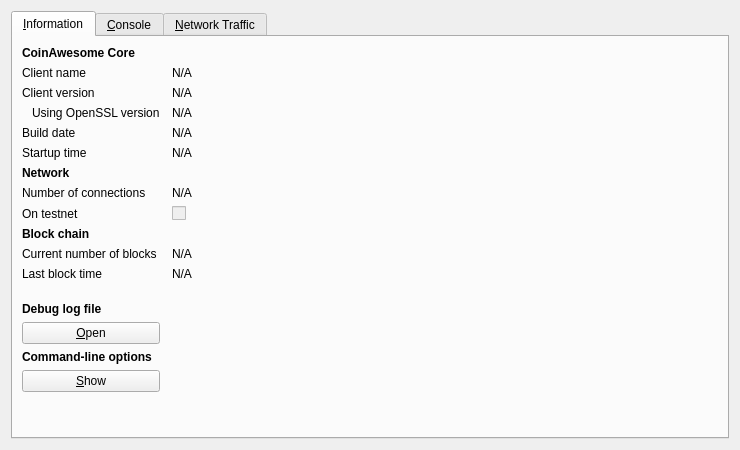
<?xml version="1.0" encoding="UTF-8"?>
<ui version="4.0">
 <class>RPCConsole</class>
 <widget class="QDialog" name="RPCConsole">
  <property name="geometry">
   <rect>
    <x>0</x>
    <y>0</y>
    <width>740</width>
    <height>450</height>
   </rect>
  </property>
  <property name="windowTitle">
   <string>CoinAwesome - Debug window</string>
  </property>
  <layout class="QVBoxLayout" name="verticalLayout_2">
   <item>
    <widget class="QTabWidget" name="tabWidget">
     <property name="currentIndex">
      <number>0</number>
     </property>
     <widget class="QWidget" name="tab_info">
      <attribute name="title">
       <string>&amp;Information</string>
      </attribute>
      <layout class="QGridLayout" name="gridLayout" columnstretch="0,1">
       <property name="horizontalSpacing">
        <number>12</number>
       </property>
       <item row="0" column="0">
        <widget class="QLabel" name="label_9">
         <property name="font">
          <font>
           <weight>75</weight>
           <bold>true</bold>
          </font>
         </property>
         <property name="text">
          <string>CoinAwesome Core</string>
         </property>
        </widget>
       </item>
       <item row="1" column="0">
        <widget class="QLabel" name="label_5">
         <property name="text">
          <string>Client name</string>
         </property>
        </widget>
       </item>
       <item row="1" column="1">
        <widget class="QLabel" name="clientName">
         <property name="cursor">
          <cursorShape>IBeamCursor</cursorShape>
         </property>
         <property name="text">
          <string>N/A</string>
         </property>
         <property name="textFormat">
          <enum>Qt::PlainText</enum>
         </property>
         <property name="textInteractionFlags">
          <set>Qt::LinksAccessibleByMouse|Qt::TextSelectableByKeyboard|Qt::TextSelectableByMouse</set>
         </property>
        </widget>
       </item>
       <item row="2" column="0">
        <widget class="QLabel" name="label_6">
         <property name="text">
          <string>Client version</string>
         </property>
        </widget>
       </item>
       <item row="2" column="1">
        <widget class="QLabel" name="clientVersion">
         <property name="cursor">
          <cursorShape>IBeamCursor</cursorShape>
         </property>
         <property name="text">
          <string>N/A</string>
         </property>
         <property name="textFormat">
          <enum>Qt::PlainText</enum>
         </property>
         <property name="textInteractionFlags">
          <set>Qt::LinksAccessibleByMouse|Qt::TextSelectableByKeyboard|Qt::TextSelectableByMouse</set>
         </property>
        </widget>
       </item>
       <item row="3" column="0">
        <widget class="QLabel" name="label_14">
         <property name="text">
          <string>Using OpenSSL version</string>
         </property>
         <property name="indent">
          <number>10</number>
         </property>
        </widget>
       </item>
       <item row="3" column="1">
        <widget class="QLabel" name="openSSLVersion">
         <property name="cursor">
          <cursorShape>IBeamCursor</cursorShape>
         </property>
         <property name="text">
          <string>N/A</string>
         </property>
         <property name="textFormat">
          <enum>Qt::PlainText</enum>
         </property>
         <property name="textInteractionFlags">
          <set>Qt::LinksAccessibleByMouse|Qt::TextSelectableByKeyboard|Qt::TextSelectableByMouse</set>
         </property>
        </widget>
       </item>
       <item row="4" column="0">
        <widget class="QLabel" name="label_12">
         <property name="text">
          <string>Build date</string>
         </property>
        </widget>
       </item>
       <item row="4" column="1">
        <widget class="QLabel" name="buildDate">
         <property name="cursor">
          <cursorShape>IBeamCursor</cursorShape>
         </property>
         <property name="text">
          <string>N/A</string>
         </property>
         <property name="textFormat">
          <enum>Qt::PlainText</enum>
         </property>
         <property name="textInteractionFlags">
          <set>Qt::LinksAccessibleByMouse|Qt::TextSelectableByKeyboard|Qt::TextSelectableByMouse</set>
         </property>
        </widget>
       </item>
       <item row="5" column="0">
        <widget class="QLabel" name="label_13">
         <property name="text">
          <string>Startup time</string>
         </property>
        </widget>
       </item>
       <item row="5" column="1">
        <widget class="QLabel" name="startupTime">
         <property name="cursor">
          <cursorShape>IBeamCursor</cursorShape>
         </property>
         <property name="text">
          <string>N/A</string>
         </property>
         <property name="textFormat">
          <enum>Qt::PlainText</enum>
         </property>
         <property name="textInteractionFlags">
          <set>Qt::LinksAccessibleByMouse|Qt::TextSelectableByKeyboard|Qt::TextSelectableByMouse</set>
         </property>
        </widget>
       </item>
       <item row="6" column="0">
        <widget class="QLabel" name="label_11">
         <property name="font">
          <font>
           <weight>75</weight>
           <bold>true</bold>
          </font>
         </property>
         <property name="text">
          <string>Network</string>
         </property>
        </widget>
       </item>
       <item row="7" column="0">
        <widget class="QLabel" name="label_7">
         <property name="text">
          <string>Number of connections</string>
         </property>
        </widget>
       </item>
       <item row="7" column="1">
        <widget class="QLabel" name="numberOfConnections">
         <property name="cursor">
          <cursorShape>IBeamCursor</cursorShape>
         </property>
         <property name="text">
          <string>N/A</string>
         </property>
         <property name="textFormat">
          <enum>Qt::PlainText</enum>
         </property>
         <property name="textInteractionFlags">
          <set>Qt::LinksAccessibleByMouse|Qt::TextSelectableByKeyboard|Qt::TextSelectableByMouse</set>
         </property>
        </widget>
       </item>
       <item row="8" column="0">
        <widget class="QLabel" name="label_8">
         <property name="text">
          <string>On testnet</string>
         </property>
        </widget>
       </item>
       <item row="8" column="1">
        <widget class="QCheckBox" name="isTestNet">
         <property name="enabled">
          <bool>false</bool>
         </property>
         <property name="text">
          <string/>
         </property>
        </widget>
       </item>
       <item row="9" column="0">
        <widget class="QLabel" name="label_10">
         <property name="font">
          <font>
           <weight>75</weight>
           <bold>true</bold>
          </font>
         </property>
         <property name="text">
          <string>Block chain</string>
         </property>
        </widget>
       </item>
       <item row="10" column="0">
        <widget class="QLabel" name="label_3">
         <property name="text">
          <string>Current number of blocks</string>
         </property>
        </widget>
       </item>
       <item row="10" column="1">
        <widget class="QLabel" name="numberOfBlocks">
         <property name="cursor">
          <cursorShape>IBeamCursor</cursorShape>
         </property>
         <property name="text">
          <string>N/A</string>
         </property>
         <property name="textFormat">
          <enum>Qt::PlainText</enum>
         </property>
         <property name="textInteractionFlags">
          <set>Qt::LinksAccessibleByMouse|Qt::TextSelectableByKeyboard|Qt::TextSelectableByMouse</set>
         </property>
        </widget>
       </item>
       <item row="11" column="0">
        <widget class="QLabel" name="label_2">
         <property name="text">
          <string>Last block time</string>
         </property>
        </widget>
       </item>
       <item row="11" column="1">
        <widget class="QLabel" name="lastBlockTime">
         <property name="cursor">
          <cursorShape>IBeamCursor</cursorShape>
         </property>
         <property name="text">
          <string>N/A</string>
         </property>
         <property name="textFormat">
          <enum>Qt::PlainText</enum>
         </property>
         <property name="textInteractionFlags">
          <set>Qt::LinksAccessibleByMouse|Qt::TextSelectableByKeyboard|Qt::TextSelectableByMouse</set>
         </property>
        </widget>
       </item>
       <item row="12" column="0">
        <spacer name="verticalSpacer_2">
         <property name="orientation">
          <enum>Qt::Vertical</enum>
         </property>
         <property name="sizeHint" stdset="0">
          <size>
           <width>20</width>
           <height>20</height>
          </size>
         </property>
        </spacer>
       </item>
       <item row="13" column="0">
        <widget class="QLabel" name="labelDebugLogfile">
         <property name="font">
          <font>
           <weight>75</weight>
           <bold>true</bold>
          </font>
         </property>
         <property name="text">
          <string>Debug log file</string>
         </property>
        </widget>
       </item>
       <item row="14" column="0">
        <widget class="QPushButton" name="openDebugLogfileButton">
         <property name="toolTip">
          <string>Open the CoinAwesome debug log file from the current data directory. This can take a few seconds for large log files.</string>
         </property>
         <property name="text">
          <string>&amp;Open</string>
         </property>
         <property name="autoDefault">
          <bool>false</bool>
         </property>
        </widget>
       </item>
       <item row="15" column="0">
        <widget class="QLabel" name="labelCLOptions">
         <property name="font">
          <font>
           <weight>75</weight>
           <bold>true</bold>
          </font>
         </property>
         <property name="text">
          <string>Command-line options</string>
         </property>
        </widget>
       </item>
       <item row="16" column="0">
        <widget class="QPushButton" name="showCLOptionsButton">
         <property name="toolTip">
          <string>Show the CoinAwesome-Qt help message to get a list with possible CoinAwesome command-line options.</string>
         </property>
         <property name="text">
          <string>&amp;Show</string>
         </property>
         <property name="autoDefault">
          <bool>false</bool>
         </property>
        </widget>
       </item>
       <item row="17" column="0">
        <spacer name="verticalSpacer">
         <property name="orientation">
          <enum>Qt::Vertical</enum>
         </property>
         <property name="sizeHint" stdset="0">
          <size>
           <width>20</width>
           <height>40</height>
          </size>
         </property>
        </spacer>
       </item>
      </layout>
     </widget>
     <widget class="QWidget" name="tab_console">
      <attribute name="title">
       <string>&amp;Console</string>
      </attribute>
      <layout class="QVBoxLayout" name="verticalLayout_3">
       <property name="spacing">
        <number>3</number>
       </property>
       <item>
        <widget class="QTextEdit" name="messagesWidget">
         <property name="minimumSize">
          <size>
           <width>0</width>
           <height>100</height>
          </size>
         </property>
         <property name="readOnly">
          <bool>true</bool>
         </property>
         <property name="tabKeyNavigation" stdset="0">
          <bool>false</bool>
         </property>
         <property name="columnCount" stdset="0">
          <number>2</number>
         </property>
        </widget>
       </item>
       <item>
        <layout class="QHBoxLayout" name="horizontalLayout">
         <property name="spacing">
          <number>3</number>
         </property>
         <item>
          <widget class="QLabel" name="label">
           <property name="text">
            <string notr="true">&gt;</string>
           </property>
          </widget>
         </item>
         <item>
          <widget class="QLineEdit" name="lineEdit"/>
         </item>
         <item>
          <widget class="QPushButton" name="clearButton">
           <property name="maximumSize">
            <size>
             <width>24</width>
             <height>24</height>
            </size>
           </property>
           <property name="toolTip">
            <string>Clear console</string>
           </property>
           <property name="text">
            <string/>
           </property>
           <property name="icon">
            <iconset resource="../bitcoin.qrc">
             <normaloff>:/icons/remove</normaloff>:/icons/remove</iconset>
           </property>
           <property name="shortcut">
            <string notr="true">Ctrl+L</string>
           </property>
           <property name="autoDefault">
            <bool>false</bool>
           </property>
          </widget>
         </item>
        </layout>
       </item>
      </layout>
     </widget>
     <widget class="QWidget" name="tab">
      <attribute name="title">
       <string>&amp;Network Traffic</string>
      </attribute>
      <layout class="QHBoxLayout" name="horizontalLayout_3">
       <item>
        <layout class="QVBoxLayout" name="verticalLayout_4">
         <item>
          <widget class="TrafficGraphWidget" name="trafficGraph" native="true">
           <property name="sizePolicy">
            <sizepolicy hsizetype="Expanding" vsizetype="Expanding">
             <horstretch>0</horstretch>
             <verstretch>0</verstretch>
            </sizepolicy>
           </property>
          </widget>
         </item>
         <item>
          <layout class="QHBoxLayout" name="horizontalLayout_2">
           <item>
            <widget class="QSlider" name="sldGraphRange">
             <property name="minimum">
              <number>1</number>
             </property>
             <property name="maximum">
              <number>288</number>
             </property>
             <property name="pageStep">
              <number>12</number>
             </property>
             <property name="value">
              <number>6</number>
             </property>
             <property name="orientation">
              <enum>Qt::Horizontal</enum>
             </property>
            </widget>
           </item>
           <item>
            <widget class="QLabel" name="lblGraphRange">
             <property name="minimumSize">
              <size>
               <width>100</width>
               <height>0</height>
              </size>
             </property>
             <property name="alignment">
              <set>Qt::AlignCenter</set>
             </property>
            </widget>
           </item>
           <item>
            <widget class="QPushButton" name="btnClearTrafficGraph">
             <property name="text">
              <string>&amp;Clear</string>
             </property>
            </widget>
           </item>
          </layout>
         </item>
        </layout>
       </item>
       <item>
        <layout class="QVBoxLayout" name="verticalLayout">
         <item>
          <widget class="QGroupBox" name="groupBox">
           <property name="title">
            <string>Totals</string>
           </property>
           <layout class="QVBoxLayout" name="verticalLayout_5">
            <item>
             <layout class="QHBoxLayout" name="horizontalLayout_4">
              <item>
               <widget class="Line" name="line">
                <property name="sizePolicy">
                 <sizepolicy hsizetype="Fixed" vsizetype="Fixed">
                  <horstretch>0</horstretch>
                  <verstretch>0</verstretch>
                 </sizepolicy>
                </property>
                <property name="minimumSize">
                 <size>
                  <width>10</width>
                  <height>0</height>
                 </size>
                </property>
                <property name="palette">
                 <palette>
                  <active>
                   <colorrole role="Light">
                    <brush brushstyle="SolidPattern">
                     <color alpha="255">
                      <red>0</red>
                      <green>255</green>
                      <blue>0</blue>
                     </color>
                    </brush>
                   </colorrole>
                  </active>
                  <inactive>
                   <colorrole role="Light">
                    <brush brushstyle="SolidPattern">
                     <color alpha="255">
                      <red>0</red>
                      <green>255</green>
                      <blue>0</blue>
                     </color>
                    </brush>
                   </colorrole>
                  </inactive>
                  <disabled>
                   <colorrole role="Light">
                    <brush brushstyle="SolidPattern">
                     <color alpha="255">
                      <red>0</red>
                      <green>255</green>
                      <blue>0</blue>
                     </color>
                    </brush>
                   </colorrole>
                  </disabled>
                 </palette>
                </property>
                <property name="orientation">
                 <enum>Qt::Horizontal</enum>
                </property>
               </widget>
              </item>
              <item>
               <widget class="QLabel" name="label_16">
                <property name="text">
                 <string>In:</string>
                </property>
               </widget>
              </item>
              <item>
               <widget class="QLabel" name="lblBytesIn">
                <property name="minimumSize">
                 <size>
                  <width>50</width>
                  <height>0</height>
                 </size>
                </property>
                <property name="alignment">
                 <set>Qt::AlignRight|Qt::AlignTrailing|Qt::AlignVCenter</set>
                </property>
               </widget>
              </item>
             </layout>
            </item>
            <item>
             <layout class="QHBoxLayout" name="horizontalLayout_5">
              <item>
               <widget class="Line" name="line_2">
                <property name="sizePolicy">
                 <sizepolicy hsizetype="Fixed" vsizetype="Fixed">
                  <horstretch>0</horstretch>
                  <verstretch>0</verstretch>
                 </sizepolicy>
                </property>
                <property name="minimumSize">
                 <size>
                  <width>10</width>
                  <height>0</height>
                 </size>
                </property>
                <property name="palette">
                 <palette>
                  <active>
                   <colorrole role="Light">
                    <brush brushstyle="SolidPattern">
                     <color alpha="255">
                      <red>255</red>
                      <green>0</green>
                      <blue>0</blue>
                     </color>
                    </brush>
                   </colorrole>
                  </active>
                  <inactive>
                   <colorrole role="Light">
                    <brush brushstyle="SolidPattern">
                     <color alpha="255">
                      <red>255</red>
                      <green>0</green>
                      <blue>0</blue>
                     </color>
                    </brush>
                   </colorrole>
                  </inactive>
                  <disabled>
                   <colorrole role="Light">
                    <brush brushstyle="SolidPattern">
                     <color alpha="255">
                      <red>255</red>
                      <green>0</green>
                      <blue>0</blue>
                     </color>
                    </brush>
                   </colorrole>
                  </disabled>
                 </palette>
                </property>
                <property name="orientation">
                 <enum>Qt::Horizontal</enum>
                </property>
               </widget>
              </item>
              <item>
               <widget class="QLabel" name="label_17">
                <property name="text">
                 <string>Out:</string>
                </property>
               </widget>
              </item>
              <item>
               <widget class="QLabel" name="lblBytesOut">
                <property name="minimumSize">
                 <size>
                  <width>50</width>
                  <height>0</height>
                 </size>
                </property>
                <property name="alignment">
                 <set>Qt::AlignRight|Qt::AlignTrailing|Qt::AlignVCenter</set>
                </property>
               </widget>
              </item>
             </layout>
            </item>
            <item>
             <spacer name="verticalSpacer_4">
              <property name="orientation">
               <enum>Qt::Vertical</enum>
              </property>
              <property name="sizeHint" stdset="0">
               <size>
                <width>20</width>
                <height>407</height>
               </size>
              </property>
             </spacer>
            </item>
           </layout>
          </widget>
         </item>
        </layout>
       </item>
      </layout>
     </widget>
    </widget>
   </item>
  </layout>
 </widget>
 <customwidgets>
  <customwidget>
   <class>TrafficGraphWidget</class>
   <extends>QWidget</extends>
   <header>trafficgraphwidget.h</header>
   <container>1</container>
   <slots>
    <slot>clear()</slot>
   </slots>
  </customwidget>
 </customwidgets>
 <resources>
  <include location="../bitcoin.qrc"/>
 </resources>
 <connections/>
</ui>
